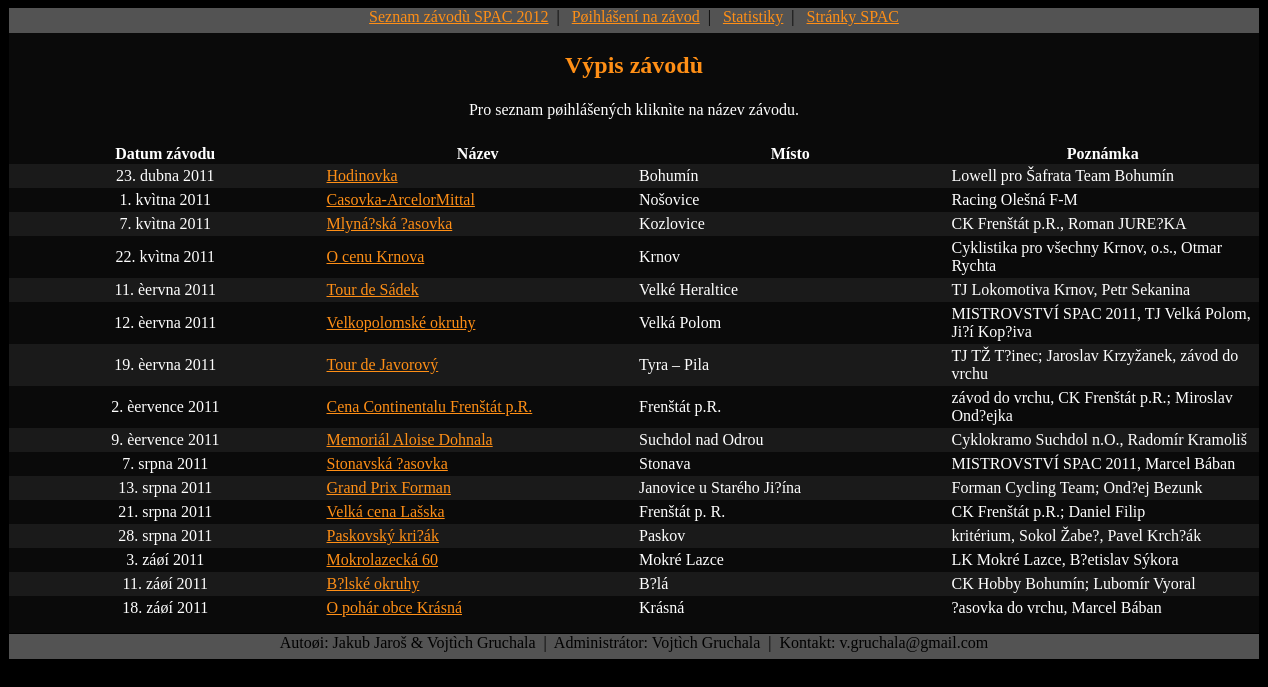
Screenshot of /vypis-zavodu-2011.php with the database file from the repository.
### tables this page shows
CREATE TABLE `spac_race` (
  `id` int(11) NOT NULL auto_increment,
  `name` varchar(64) default NULL,
  `date` date default NULL,
  `place` varchar(64) default NULL,
  `championship` int(11) NOT NULL default '0',
  `active_login` tinyint(2) NOT NULL default '0',
  `season` int(11) NOT NULL default '2011',
  `notice` varchar(256) default NULL,
  PRIMARY KEY  (`id`)
);

### vypis-zavodu-2011.php (the view, shortened to what this page needs)
<!DOCTYPE html PUBLIC "-//W3C//DTD XHTML 1.0 Strict//EN" "http://www.w3.org/TR/xhtml1/DTD/xhtml1-strict.dtd">
<html xmlns="http://www.w3.org/1999/xhtml">
  <head>
    <link rel="stylesheet" type="text/css" href="style.css" />
  </head>
  <body>
    <div class="container">
      <div class="menu">
        <?php include("menu.php"); ?>
      </div>
      <div class="content">
        <table>
          <tr><td colspan="4" style="text-align:center; vertical-align:bottom; height:50px;"><h1>Výpis závodù</h1></td></tr>
          <tr><td colspan="4" style="text-align:center; vertical-align:top; height:40px;">Pro seznam pøihlášených kliknìte na název závodu.</td></tr>
          <tr>
            <th>Datum závodu</th>
            <th>Název</th>
            <th>Místo</th>
            <th>Poznámka</th>
          </tr>
          <?php
            $dotaz="SELECT * FROM spac_race WHERE season=2011 ORDER BY id";
            $vysledek = MySQL_Query($dotaz);
            $i = 0;
            while ($zaznam = MySQL_Fetch_Array($vysledek))
            {
              $id=$zaznam["id"];
              $name=$zaznam["name"];
              $date=$zaznam["date"];
              $place=$zaznam["place"];
              $notice=$zaznam["notice"];
              $date=(string)$date;
              list($rok,$mesic,$den)=explode('-',$date);
              $den = (int)$den;
              $monnumber = array("01","02","03","04","05","06","07","08","09","10","11","12");
              $monname = array("ledna", "února", "bøezna", "dubna", "kvìtna", "èervna", "èervence", "srpna", "záøí", "øíjna", "listopadu", "prosince");
              $mesic = str_replace($monnumber, $monname, $mesic);
              if (($i % 2) & !isset($_SESSION["administrace"]))
              {
                echo "<tr><td>$den. $mesic $rok</td><td style=\"text-align:left;\"><a href='detail-zavodu.php?zavod=$id'>$name</a></td><td style=\"text-align:left;\">$place</td><td style=\"text-align:left;\">$notice</td></tr>\n\t";
              }
              if (!($i % 2) & !isset($_SESSION["administrace"]))
              {
                echo "<tr class='odd'><td>$den. $mesic $rok</td><td style=\"text-align:left;\"><a href='detail-zavodu.php?zavod=$id'>$name</a></td><td style=\"text-align:left;\">$place</td><td style=\"text-align:left;\">$notice</td></tr>\n\t";
              }
              $i++;
            }
          ?>
        </table>
      </div>
      <div class="paticka">
        <?php include("paticka.php"); ?>
      </div>
    </div>
  </body>
</html>

### menu.php (shortened to what this page needs)
<a href="vypis-zavodu-2012.php">Seznam závodù SPAC 2012</a>&nbsp;&nbsp;|&nbsp;&nbsp;
<a href="prihlaseni-zavodnika.php">Pøihlášení na závod</a>&nbsp;&nbsp;|&nbsp;&nbsp;
<a href="statistiky.php">Statistiky</a>&nbsp;&nbsp;|&nbsp;&nbsp;
<a href="http://www.spac-os.cz/">Stránky SPAC</a>

### paticka.php
Autoøi: Jakub Jaroš & Vojtìch Gruchala &nbsp;|&nbsp; Administrátor: Vojtìch Gruchala &nbsp;|&nbsp; Kontakt: v.gruchala@gmail.com

### style.css (style rules this page uses)
.container { margin:auto; width:1250px; font-size:16px; }
.menu { position:relative; top:0px; left:0px; border-bottom:1px solid white; background-color:#535353; width:1250px; height:25px; text-align:center; vertical-align: middle; }
.content { position:relative; top:-1px; left:0px; width:1250px; background-color:#0A0A0A; color:#FFFFFF; min-height:600px; }
.paticka { position:relative; top:0px; left:0px; background-color:#535353; width:1250; height:25px; text-align:center; vertical-align:middle; }
table { margin:auto; width:100%; table-layout:fixed; border-collapse:collapse; }
td { border:1px solid #000000; padding-left:5px; padding-right:5px; padding-top:3px; padding-bottom:3px; border:0px; background-color:#0A0A0A; text-align:center; }
.odd td { border:1px solid #000000; padding-left:5px; padding-right:5px; padding-top:3px; padding-bottom:3px; border:0px; background-color:#1A1A1A; text-align:center; }
th { border:0px; background-color:#0A0A0A; }
h1 { font-size:24px; font-weight:bold; color:#FF8F16; }
a:link { color:#FF8F16; }
body { background-color:#000000; }

### rows the page displays
spac_race: den "23", mesic "dubna", rok "2011", name "Hodinovka", place "Bohumín", notice "Lowell pro Šafrata Team Bohumín"
spac_race: den "1", mesic "kvìtna", rok "2011", name "Casovka-ArcelorMittal", place "Nošovice", notice "Racing Olešná F-M"
spac_race: den "7", mesic "kvìtna", rok "2011", name "Mlyná?ská ?asovka", place "Kozlovice", notice "CK Frenštát p.R., Roman JURE?KA"
spac_race: den "22", mesic "kvìtna", rok "2011", name "O cenu Krnova", place "Krnov", notice "Cyklistika pro všechny Krnov, o.s., Otmar Rychta"
spac_race: den "11", mesic "èervna", rok "2011", name "Tour de Sádek", place "Velké Heraltice", notice "TJ Lokomotiva Krnov, Petr Sekanina"
spac_race: den "12", mesic "èervna", rok "2011", name "Velkopolomské okruhy", place "Velká Polom", notice "MISTROVSTVÍ SPAC 2011, TJ Velká Polom, Ji?í Kop?iva"
spac_race: den "19", mesic "èervna", rok "2011", name "Tour de Javorový", place "Tyra – Pila", notice "TJ TŽ T?inec; Jaroslav Krzyžanek, závod do vrchu"
spac_race: den "2", mesic "èervence", rok "2011", name "Cena Continentalu Frenštát p.R.", place "Frenštát p.R.", notice "závod do vrchu, CK Frenštát p.R.; Miroslav Ond?ejka"
spac_race: den "9", mesic "èervence", rok "2011", name "Memoriál Aloise Dohnala", place "Suchdol nad Odrou", notice "Cyklokramo Suchdol n.O., Radomír Kramoliš"
spac_race: den "7", mesic "srpna", rok "2011", name "Stonavská ?asovka", place "Stonava", notice "MISTROVSTVÍ SPAC 2011, Marcel Bában"
spac_race: den "13", mesic "srpna", rok "2011", name "Grand Prix Forman", place "Janovice u Starého Ji?ína", notice "Forman Cycling Team; Ond?ej Bezunk"
spac_race: den "21", mesic "srpna", rok "2011", name "Velká cena Lašska", place "Frenštát p. R.", notice "CK Frenštát p.R.; Daniel Filip"
spac_race: den "28", mesic "srpna", rok "2011", name "Paskovský kri?ák", place "Paskov", notice "kritérium, Sokol Žabe?, Pavel Krch?ák"
spac_race: den "3", mesic "záøí", rok "2011", name "Mokrolazecká 60", place "Mokré Lazce", notice "LK Mokré Lazce, B?etislav Sýkora"
spac_race: den "11", mesic "záøí", rok "2011", name "B?lské okruhy", place "B?lá", notice "CK Hobby Bohumín; Lubomír Vyoral"
spac_race: den "18", mesic "záøí", rok "2011", name "O pohár obce Krásná", place "Krásná", notice "?asovka do vrchu, Marcel Bában"
